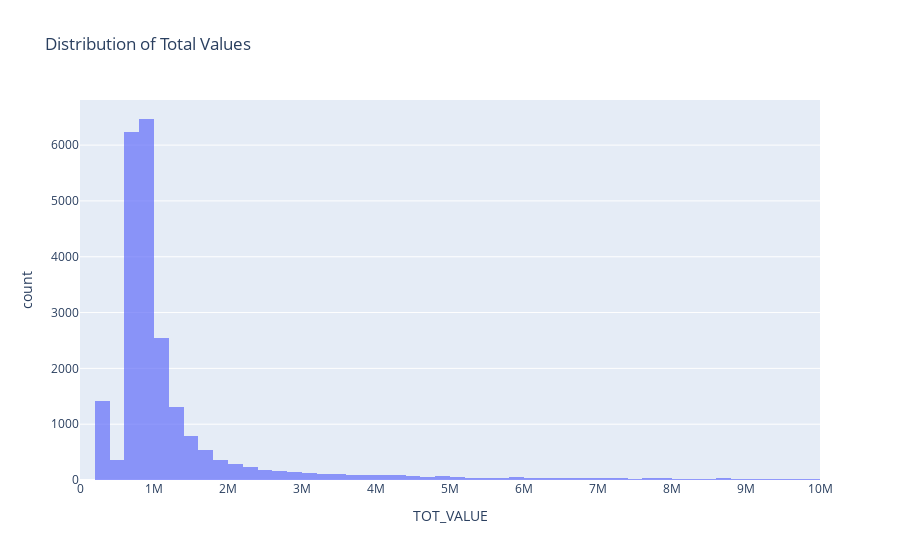

Source (notebook cell):
### Code cell
fig = px.histogram(
    combined_df[combined_df['TOT_VALUE']<10000000],
    x='TOT_VALUE',
    title='Distribution of Total Values',
    nbins=50,  # Specify the number of bins
    opacity=0.7  # Set opacity
)
fig.show()

### Figure 1 — Plotly figure (JSON) as saved in the notebook; plotly's stock layout.template omitted (floating-point values rounded to 4 significant figures; data arrays with more than 128 entries replaced by an {"elided": "..."} marker saying what was removed)
{"data": [{"alignmentgroup": "True", "bingroup": "x", "hovertemplate": "TOT_VALUE=%{x}<br>count=%{y}<extra></extra>", "legendgroup": "", "marker": {"color": "#636efa", "opacity": 0.7, "pattern": {"shape": ""}}, "name": "", "nbinsx": 50, "offsetgroup": "", "orientation": "v", "showlegend": false, "type": "histogram", "x": {"elided": "22664 int values"}, "xaxis": "x", "yaxis": "y"}], "layout": {"barmode": "relative", "legend": {"tracegroupgap": 0}, "title": {"text": "Distribution of Total Values"}, "xaxis": {"anchor": "y", "domain": [0, 1], "title": {"text": "TOT_VALUE"}}, "yaxis": {"anchor": "x", "domain": [0, 1], "title": {"text": "count"}}}}
